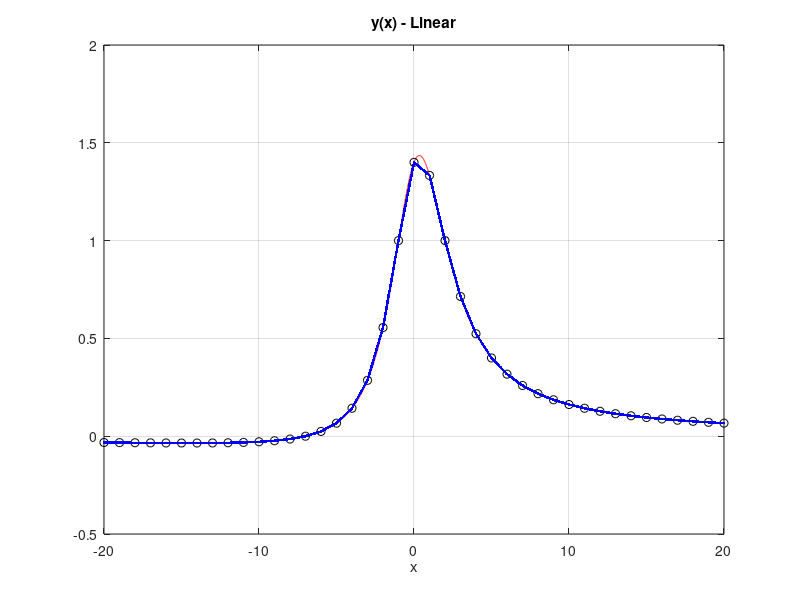
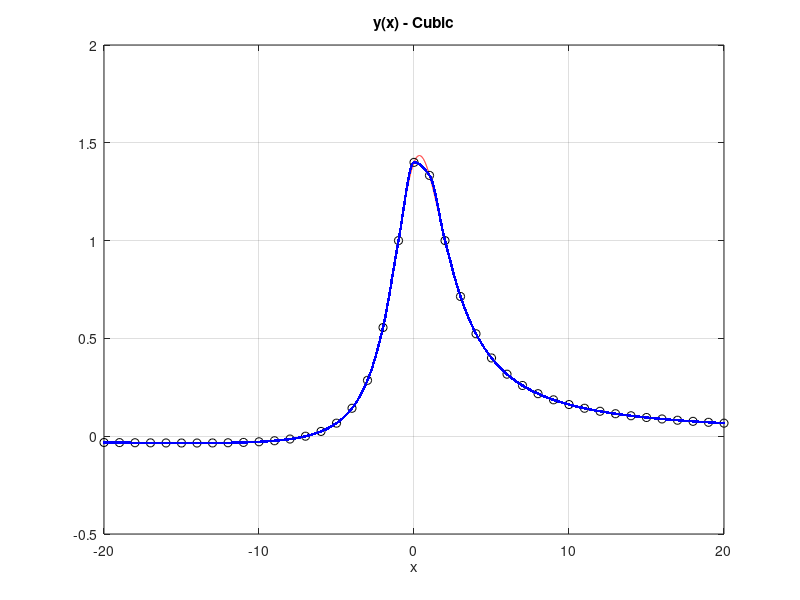
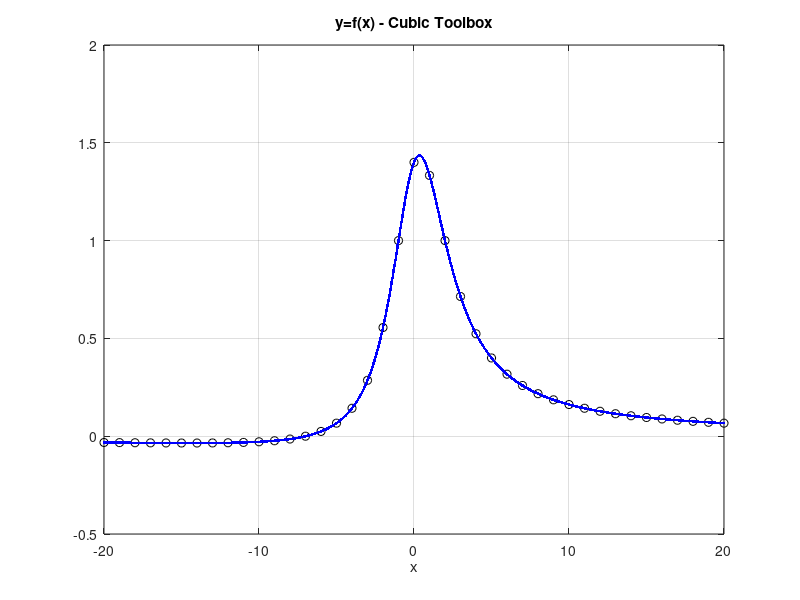

MATLAB code to generate these figures, in order:
% interp_spline.m
clear all; close all;
% Funkcja dokladnie - malymi kroczkami
%x = ( -5 : 0.01 : 5)';
x = ( -20 : 0.01 : 20)';
%y = 1 ./ (1+x.^2);
y = (7+x) ./ (5+x.^2);
% Wezly - zgrubnie - duze kroki
%xk = ( -5 : 1 : 5)';
xk = ( -20 : 1 : 20)';
%yk = 1./(1+xk.^2);
yk = (7+xk) ./ (5+xk.^2);
% Linear spline
yi = interp1(xk,yk,x,'linear');
figure; plot(x,y,'r',xk,yk,'ko',x,yi,'b.'); xlabel('x'); title('y(x) - Linear'); grid; pause
% Cubic spline
yi = interp1(xk,yk,x,'cubic');
figure; plot(x,y,'r',xk,yk,'ko',x,yi,'b.'); xlabel('x'); title('y(x) - Cubic'); grid; pause
% Cubic spline ze Spline Toolbox
cs = spline(x,[0; y; 0]);
yi = ppval(cs,x);
figure; plot(x,y,'r-', xk,yk,'ko', x,yi,'b.-'); xlabel('x'); title('y=f(x) - Cubic Toolbox'); grid; pause

